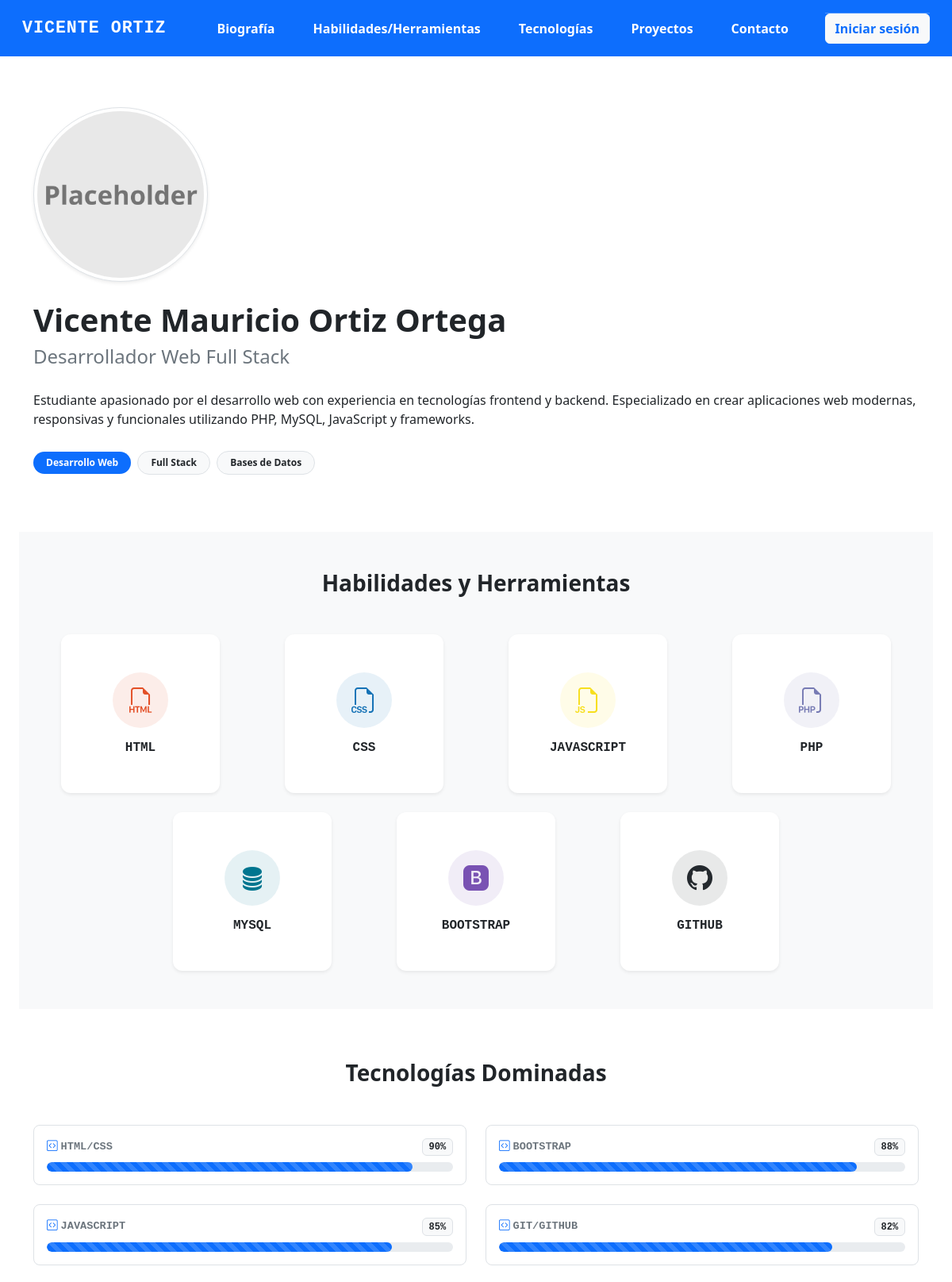
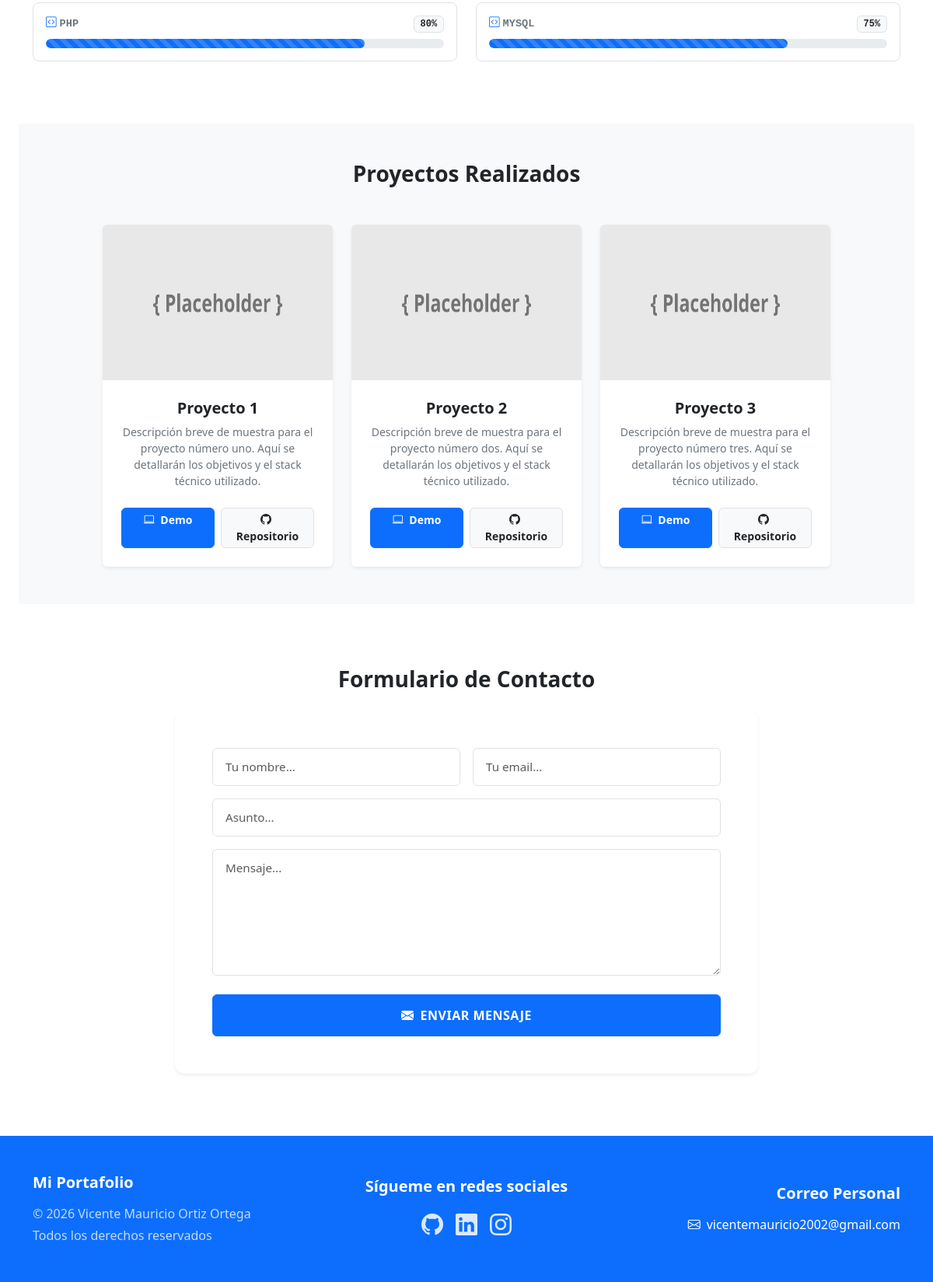
The page / on the database its author committed (2 pictures, top to bottom).
### tables this page shows
CREATE TABLE biografia (
  id INT AUTO_INCREMENT NOT NULL,
  nombre VARCHAR(200) NOT NULL,
  titulo VARCHAR(200) NOT NULL,
  descripcion TEXT NOT NULL,
  foto_perfil VARCHAR(255) DEFAULT 'assets/img/placeholder.png',
  PRIMARY KEY (id)
);

CREATE TABLE etiquetas (
  id INT AUTO_INCREMENT NOT NULL,
  nombre VARCHAR(100) NOT NULL,
  destacada TINYINT(1) DEFAULT 0,
  PRIMARY KEY (id)
);

CREATE TABLE habilidades (
  id INT AUTO_INCREMENT NOT NULL,
  nombre VARCHAR(100) NOT NULL,
  icono VARCHAR(100) NOT NULL DEFAULT 'bi-code-slash',
  color VARCHAR(20) NOT NULL DEFAULT '#0d6efd',
  PRIMARY KEY (id)
);

CREATE TABLE tecnologias (
  id INT AUTO_INCREMENT NOT NULL,
  nombre VARCHAR(100) NOT NULL,
  progreso INT NOT NULL DEFAULT 0,
  PRIMARY KEY (id)
);

CREATE TABLE proyectos (
  id INT AUTO_INCREMENT NOT NULL,
  titulo VARCHAR(200) NOT NULL,
  descripcion TEXT NOT NULL,
  url_demo VARCHAR(255) DEFAULT '#',
  url_github VARCHAR(255) DEFAULT '#',
  imagen VARCHAR(255) DEFAULT 'assets/img/placeholder.png',
  PRIMARY KEY (id)
);

### index.php (the view, shortened to what the rows shown need)
<?php
require_once 'db_config.php';
if (!function_exists('obtenerColorProgreso')) {
    function obtenerColorProgreso(int $porcentaje) {
        if ($porcentaje >= 0 && $porcentaje <= 25) {
            return 'bg-danger';
        } elseif ($porcentaje >= 26 && $porcentaje <= 49) {
            return 'bg-warning text-dark';
        } elseif ($porcentaje >= 50 && $porcentaje <= 74) {
            return 'bg-success';
        } else {
            return 'bg-primary';
        }
    }
}
$query_bio = "SELECT * FROM biografia WHERE id = 1";
$res_bio = $conn->query($query_bio);
$bio = $res_bio ? $res_bio->fetch_assoc() : null;
$nombre      = $bio['nombre'] ?? 'Vicente Mauricio Ortiz Ortega';
$titulo      = $bio['titulo'] ?? 'Desarrollador Web Full Stack';
$descripcion = $bio['descripcion'] ?? 'Estudiante apasionado por el desarrollo web.';
if (empty($bio['foto_perfil']) || trim($bio['foto_perfil']) === '' || strpos($bio['foto_perfil'], 'placeholder.com') !== false) {
    $foto_actual = 'assets/img/placeholder.png';
} else {
    $foto_actual = $bio['foto_perfil'];
}
$etiquetas_existentes = [];
$res_etiquetas = $conn->query("SELECT * FROM etiquetas ORDER BY id ASC");
if ($res_etiquetas) {
    while ($fila = $res_etiquetas->fetch_assoc()) {
        $etiquetas_existentes[] = $fila;
    }
}
$habilidades = [];
$res_hab = $conn->query("SELECT * FROM habilidades ORDER BY id ASC");
if ($res_hab) {
    while ($fila = $res_hab->fetch_assoc()) {
        $habilidades[] = $fila;
    }
}
$tecnologias_progreso = [];
$res_tech = $conn->query("SELECT * FROM tecnologias ORDER BY progreso DESC");
if ($res_tech) {
    while ($fila = $res_tech->fetch_assoc()) {
        $tecnologias_progreso[] = $fila;
    }
}
$proyectos_existentes = [];
$res_proj = $conn->query("SELECT * FROM proyectos ORDER BY id ASC");
if ($res_proj) {
    while ($fila = $res_proj->fetch_assoc()) {
        $proyectos_existentes[] = $fila;
    }
}
?>
<!DOCTYPE html>
<html lang="en">
<head>
    <link href="https://cdn.jsdelivr.net/npm/bootstrap@5.3.8/dist/css/bootstrap.min.css" rel="stylesheet">
    <link rel="stylesheet" href="https://cdn.jsdelivr.net/npm/bootstrap-icons@1.11.3/font/bootstrap-icons.min.css">
    <link rel="stylesheet" href="assets/css/style.css">
</head>
<body>
    <main class="container-fluid px-4">
        <section class="container py-4 py-md-5" id="biografia">
            <div class="mb-3 text-center text-md-start">
                <img src="<?= htmlspecialchars($foto_actual) ?>"
                    class="rounded-circle img-thumbnail shadow-sm object-cover"
                    id="imgBiografia"
                    alt="Foto de Perfil">
                <h1 class="fw-bold text-dark fs-1 mt-4"><?= htmlspecialchars($nombre) ?></h1>
                <h1 class="text-secondary fs-4 mb-4"><?= htmlspecialchars($titulo) ?></h1>
                <p class="mb-4 py-1"><?= htmlspecialchars($descripcion) ?></p>
                <div class="mb-4">
                    <?php if (!empty($etiquetas_existentes)): ?>
                        <?php foreach ($etiquetas_existentes as $etiqueta): ?>
                            <?php
                                if ($etiqueta['destacada'] == 1) {
                                    $clase_badge = "bg-primary text-white";
                                } else {
                                    $clase_badge = "bg-light text-dark border";
                                }
                            ?>
                            <span class="badge <?= $clase_badge ?> rounded-pill px-3 py-2 me-1 small fw-bold shadow-xs">
                                <?= htmlspecialchars($etiqueta['nombre']) ?>
                            </span>
                        <?php endforeach; ?>
                    <?php endif; ?>
                </div>
            </div>
        </section>
        <section class="container-fluid" style="background-color: #f8f9fa;" id="habilidad-herramienta">
            <div class="container py-5 text-center">
                <h1 class="fw-bold text-dark fs-3 mb-5">Habilidades y Herramientas</h1>
                <div class="row row-cols-1 row-cols-sm-2 row-cols-md-3 row-cols-lg-4 g-4 justify-content-center">
                    <?php if (!empty($habilidades)): ?>
                        <?php foreach ($habilidades as $hab): ?>
                            <div class="col d-flex justify-content-center">
                                <div class="card tech-card border-0 shadow-sm text-center p-4">
                                    <div class="icon-circle d-flex align-items-center justify-content-center mb-3 mx-auto"
                                        style="background-color: <?= htmlspecialchars($hab['color']) ?>1A; color: <?= htmlspecialchars($hab['color']) ?>;">
                                        <i class="bi <?= htmlspecialchars($hab['icono']) ?> fs-2"></i>
                                    </div>
                                    <h5 class="card-title fw-bold text-dark mb-0 fs-6 text-uppercase font-monospace">
                                        <?= htmlspecialchars($hab['nombre']) ?>
                                    </h5>
                                </div>
                            </div>
                        <?php endforeach; ?>
                    <?php else: ?>
                        <div class="col-12 text-center">
                            <p class="text-muted">No hay habilidades registradas en la base de datos.</p>
                        </div>
                    <?php endif; ?>
                </div>
            </div>
        </section>
        <section class="container py-5" id="tecnologias">
            <div class="mb-3 py-3">
                <h1 class="fw-bold text-dark fs-3 text-center mb-5">Tecnologías Dominadas</h1>
                <div class="row g-4 justify-content-center">
                    <?php if (!empty($tecnologias_progreso)): ?>
                        <?php foreach ($tecnologias_progreso as $tech): ?>
                            <div class="col-12 col-md-6">
                                <div class="p-3 bg-white rounded-3 shadow-xs border">
                                    <div class="d-flex justify-content-between align-items-center mb-2">
                                        <span class="fw-bold text-secondary font-monospace text-uppercase" style="font-size: 0.85rem;">
                                            <i class="bi bi-code-square me-1 text-primary"></i><?= htmlspecialchars($tech['nombre']) ?>
                                        </span>
                                        <span class="badge bg-light border text-dark font-monospace small">
                                            <?= (int)$tech['progreso'] ?>%
                                        </span>
                                    </div>
                                    <div class="progress rounded-pill" style="height: 12px;">
                                        <div class="progress-bar progress-bar-striped progress-bar-animated <?= obtenerColorProgreso((int)$tech['progreso']) ?> rounded-pill"
                                            role="progressbar"
                                            style="width: <?= (int)$tech['progreso'] ?>%"
                                            aria-valuenow="<?= (int)$tech['progreso'] ?>"
                                            aria-valuemin="0"
                                            aria-valuemax="100">
                                        </div>
                                    </div>
                                </div>
                            </div>
                        <?php endforeach; ?>
                    <?php else: ?>
                        <div class="col-12 text-center">
                            <p class="text-muted">No hay indicadores de tecnología registrados.</p>
                        </div>
                    <?php endif; ?>
                </div>
            </div>
        </section>
       <section class="container-fluid" style="background-color: #f8f9fa;" id="proyectos">
            <div class="mb-3 mx-5 px-5 py-5 text-center">
                <h1 class="fw-bold text-dark fs-3 mb-5">Proyectos Realizados</h1>
                <div class="row row-cols-1 row-cols-md-2 row-cols-lg-3 g-4 justify-content-center">
                    <?php if (!empty($proyectos_existentes)): ?>
                        <?php foreach ($proyectos_existentes as $proj): ?>
                            <div class="col">
                                <div class="card h-100 border-0 shadow-sm overflow-hidden portfolio-card bg-white">
                                    <div class="position-relative overflow-hidden" style="height: 200px;">
                                        <img src="<?= htmlspecialchars($proj['imagen']) ?>"
                                            class="card-img-top w-100 h-100 object-cover transition-transform"
                                            alt="<?= htmlspecialchars($proj['titulo']) ?>">
                                    </div>
                                    <div class="card-body p-4 d-flex flex-column">
                                        <h5 class="card-title fw-bold text-dark mb-2"><?= htmlspecialchars($proj['titulo']) ?></h5>
                                        <p class="card-text text-secondary small mb-4 flex-grow-1">
                                            <?= htmlspecialchars($proj['descripcion']) ?>
                                        </p>
                                        <div class="d-flex flex-column flex-sm-row gap-2 mt-auto justify-content-center">
                                            <a href="<?= htmlspecialchars($proj['url_demo']) ?>" class="btn btn-primary btn-sm px-3 fw-bold rounded-2 shadow-xs w-100" target="_blank">
                                                <i class="bi bi-laptop me-1"></i> Demo
                                            </a>
                                            <a href="<?= htmlspecialchars($proj['url_github']) ?>" class="btn btn-light btn-sm border text-dark px-3 fw-bold rounded-2 shadow-xs w-100" target="_blank">
                                                <i class="bi bi-github me-1"></i> Repositorio
                                            </a>
                                        </div>
                                    </div>
                                </div>
                            </div>
                        <?php endforeach; ?>
                    <?php else: ?>
                        <div class="col-12 text-center">
                            <p class="text-muted">Próximamente se listarán nuevos proyectos académicos.</p>
                        </div>
                    <?php endif; ?>
                </div>
        </section>
        <section class="container py-5" id="contacto">
            <div class="mb-3 py-3">
                <h1 class="fw-bold text-dark fs-3 text-center mb-4">Formulario de Contacto</h1>
            </div>
        </section>
    </main>
</body>
</html>

### rows shown on the page
biografia: foto_perfil (placeholder picture), nombre "Vicente Mauricio Ortiz Ortega", titulo "Desarrollador Web Full Stack", descripcion "Estudiante apasionado por el desarrollo web con experiencia en tecnologías frontend y backend. Especializado en crear aplicaciones web modernas, responsivas y funcionales utilizando PHP, MySQL, JavaScript y frameworks."
etiquetas: nombre "Desarrollo Web"
etiquetas: nombre "Full Stack"
etiquetas: nombre "Bases de Datos"
habilidades: nombre "HTML"
habilidades: nombre "CSS"
habilidades: nombre "JAVASCRIPT"
habilidades: nombre "PHP"
habilidades: nombre "MYSQL"
habilidades: nombre "BOOTSTRAP"
habilidades: nombre "GITHUB"
tecnologias: nombre "HTML/CSS", progreso "90"
tecnologias: nombre "BOOTSTRAP", progreso "88"
tecnologias: nombre "JAVASCRIPT", progreso "85"
tecnologias: nombre "GIT/GITHUB", progreso "82"
tecnologias: nombre "PHP", progreso "80"
tecnologias: nombre "MYSQL", progreso "75"
proyectos: imagen (placeholder picture), titulo "Proyecto 1", descripcion "Descripción breve de muestra para el proyecto número uno. Aquí se detallarán los objetivos y el stack técnico utilizado."
proyectos: imagen (placeholder picture), titulo "Proyecto 2", descripcion "Descripción breve de muestra para el proyecto número dos. Aquí se detallarán los objetivos y el stack técnico utilizado."
proyectos: imagen (placeholder picture), titulo "Proyecto 3", descripcion "Descripción breve de muestra para el proyecto número tres. Aquí se detallarán los objetivos y el stack técnico utilizado."
